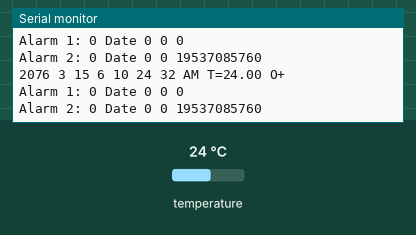
Bench run of a sketch on a simulated ESP8266 (Wemos D1 mini). On the bench: the last lines printed to the serial monitor. The test bench sets the inputs (shaded band); at power-on: temperature 24 °C. WiFi joins after 1.5 s; servers stay silent unless stated; network time is answered at once with the bench clock; the local clock reads 2024-03-15 10:24:30 at power-on unless the sketch sets it.

Above: at 2.7 s.
2.8 s: temperature set to 12 °C
At 3.9 s:
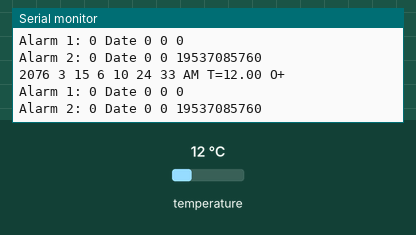
4.3 s: temperature set to 19 °C
At 4.9 s:
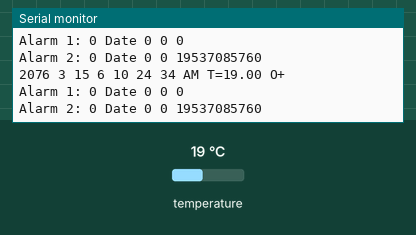

Measured:
- after the input at 2.8 s, the serial monitor: prints a new line after 0.75 s (image 1)
- after the input at 4.3 s, the serial monitor: prints a new line after 0.26 s (image 2)

The sketch:

ds3231.ino
```cpp
#include <ESP8266WiFi.h>
#include <WiFiUdp.h>
const char* ssid     = "Sagar's";
const char* password  = "juice098";
WiFiUDP ntpUDP;

#include <DS3231.h>
#include <Wire.h>
DS3231 Clock;
#include <NTPClient.h>
// wifi_udp , time_server_pool , offset_in_sec , update_interval_in_sec
NTPClient timeClient(ntpUDP, "europe.pool.ntp.org", 19800, 60000);
// Read time
bool Century=false;
bool h12;
bool PM;
byte ADay, AHour, AMinute, ASecond, ABits;
bool ADy, A12h, Apm;
#define LEAP_YEAR(Y)     ( (Y>0) && !(Y%4) && ( (Y%100) || !(Y%400) ))     // from time-lib
// Set time
String formattedDate, dateStamp, formattedTime, TimeStamp, h1_str, t_str;
int splitT, y_dt, m_dt, d_dt, h_tm, m_tm, s_tm, DoW, c_dt, t_num ;
String Ydt_str, Mdt_str, Ddy_str, Htm_str, Mtm_str, Stm_str, Time_str, Date_str, Temp_str, Day_str, ab;


void setup() {
  Serial.begin(115200);
  Serial.println("");
  Wire.begin();
  set_new_time();
}

void loop() {
  update_lcd_time();
  //set_new_time();
}

void update_lcd_time() {
  // send what's going on to the serial monitor.
  // Start with the year
  Serial.print("2");
  if (Century) {      // Won't need this for 89 years.
    Serial.print("1");
  } else {
    Serial.print("0");
  }
  Serial.print(Clock.getYear(), DEC);
  Serial.print(' ');
  // then the month
  Serial.print(Clock.getMonth(Century), DEC);
  Serial.print(' ');
  // then the date
  Serial.print(Clock.getDate(), DEC);
  Serial.print(' ');
  // and the day of the week
  Serial.print(Clock.getDoW(), DEC);
  Serial.print(' ');
  // Finally the hour, minute, and second
  Serial.print(Clock.getHour(h12, PM), DEC);
  Serial.print(' ');
  Serial.print(Clock.getMinute(), DEC);
  Serial.print(' ');
  Serial.print(Clock.getSecond(), DEC);
  // Add AM/PM indicator
  if (h12) {
    if (PM) {
      Serial.print(" PM ");
    } else {
      Serial.print(" AM ");
    }
  } else {
    Serial.print(" 24h ");
  }
  // Display the temperature
  Serial.print("T=");
  Serial.print(Clock.getTemperature(), 2);
  // Tell whether the time is (likely to be) valid
  if (Clock.oscillatorCheck()) {
    Serial.print(" O+");
  } else {
    Serial.print(" O-");
  }
  // Indicate whether an alarm went off
  if (Clock.checkIfAlarm(1)) {
    Serial.print(" A1!");
  }
  if (Clock.checkIfAlarm(2)) {
    Serial.print(" A2!");
  }
  // New line on display
  Serial.print('\n');
  // Display Alarm 1 information
  Serial.print("Alarm 1: ");
  Clock.getA1Time(ADay, AHour, AMinute, ASecond, ABits, ADy, A12h, Apm);
  Serial.print(ADay, DEC);
  if (ADy) {
    Serial.print(" DoW");
  } else {
    Serial.print(" Date");
  }
  Serial.print(' ');
  Serial.print(AHour, DEC);
  Serial.print(' ');
  Serial.print(AMinute, DEC);
  Serial.print(' ');
  Serial.print(ASecond, DEC);
  Serial.print(' ');
  if (A12h) {
    if (Apm) {
      Serial.print('pm ');
    } else {
      Serial.print('am ');
    }
  }
  if (Clock.checkAlarmEnabled(1)) {
    Serial.print("enabled");
  }
  Serial.print('\n');
  // Display Alarm 2 information
  Serial.print("Alarm 2: ");
  Clock.getA2Time(ADay, AHour, AMinute, ABits, ADy, A12h, Apm);
  Serial.print(ADay, DEC);
  if (ADy) {
    Serial.print(" DoW");
  } else {
    Serial.print(" Date");
  }
  Serial.print(' ');
  Serial.print(AHour, DEC);
  Serial.print(' ');
  Serial.print(AMinute, DEC);
  Serial.print(' ');
  if (A12h) {
    if (Apm) {
      Serial.print('pm');
    } else {
      Serial.print('am');
    }
  }
  if (Clock.checkAlarmEnabled(2)) {
    Serial.print("enabled");
  }
  // display alarm bits
  Serial.print('\nAlarm bits: ');
  Serial.print(ABits, BIN);

  Serial.print('\n');
  Serial.print('\n');
  delay(1000);
}


void set_new_time() {
  Serial.println("Connecting Wi-Fi");
  WiFi.begin(ssid, password);
  delay(500);
  while ( WiFi.status() != WL_CONNECTED ) {
    delay(500);
  }
  Serial.println("WiFi Connected");
  Serial.println("Getting new Date and Time");
  timeClient.begin();
  timeClient.update();

  formattedDate = timeClient.getFormattedDate();
  splitT = formattedDate.indexOf("T");
  dateStamp = formattedDate.substring(0, splitT);
  formattedDate.remove(splitT);
  splitT = formattedDate.indexOf("-");
  dateStamp = formattedDate.substring(0, splitT);
  y_dt = dateStamp.toInt();
  splitT = splitT + 1;
  formattedDate.remove(0, splitT);
  splitT = formattedDate.indexOf("-");
  dateStamp = formattedDate.substring(0, splitT);
  m_dt = dateStamp.toInt();
  splitT = splitT + 1;
  formattedDate.remove(0, splitT);
  splitT = formattedDate.indexOf("-");
  dateStamp = formattedDate.substring(0, splitT);
  d_dt = dateStamp.toInt();

  formattedTime = timeClient.getFormattedTime();
  splitT = formattedTime.indexOf(":");
  TimeStamp = formattedTime.substring(0, splitT);
  h_tm = TimeStamp.toInt();
  splitT = splitT + 1;
  formattedTime.remove(0, splitT);
  splitT = formattedTime.indexOf(":");
  TimeStamp = formattedTime.substring(0, splitT);
  m_tm = TimeStamp.toInt();
  splitT = splitT + 1;
  formattedTime.remove(0, splitT);
  splitT = formattedTime.indexOf(":");
  TimeStamp = formattedTime.substring(0, splitT);
  s_tm = TimeStamp.toInt();
  DoW = dayOfWeek(y_dt, m_dt, d_dt);

  y_dt = y_dt - 48;
  Clock.setClockMode(true);
  Clock.setSecond(s_tm);
  Clock.setMinute(m_tm);
  Clock.setHour(h_tm);
  Clock.setDate(d_dt);
  Clock.setMonth(m_dt);
  Clock.setYear(y_dt);
  Clock.setDoW(DoW);
  WiFi.mode(WIFI_OFF);

  Serial.print("Hour : ");
  Serial.println(h_tm);
  Serial.print("Minute : ");
  Serial.println(m_tm);
  Serial.print("Second : ");
  Serial.println(s_tm);
  Serial.print("Year : ");
  Serial.println(y_dt);
  Serial.print("Hour : ");
  Serial.println(m_dt);
  Serial.print("Hour : ");
  Serial.println(d_dt);
  Serial.print("Day of week : ");
  Serial.println(DoW);
}

int dayOfWeek(uint16_t year, uint8_t month, uint8_t day) {
  uint16_t months[] = {
    0, 31, 59, 90, 120, 151, 181, 212, 243, 273, 304, 334, 365
  };
  uint32_t days = year * 365;
  for (uint16_t i = 4; i < year; i += 4) if (LEAP_YEAR(i) ) days++;
  days += months[month - 1] + day;
  if ((month > 2) && LEAP_YEAR(year)) days++;
  return days % 7;
}
```
